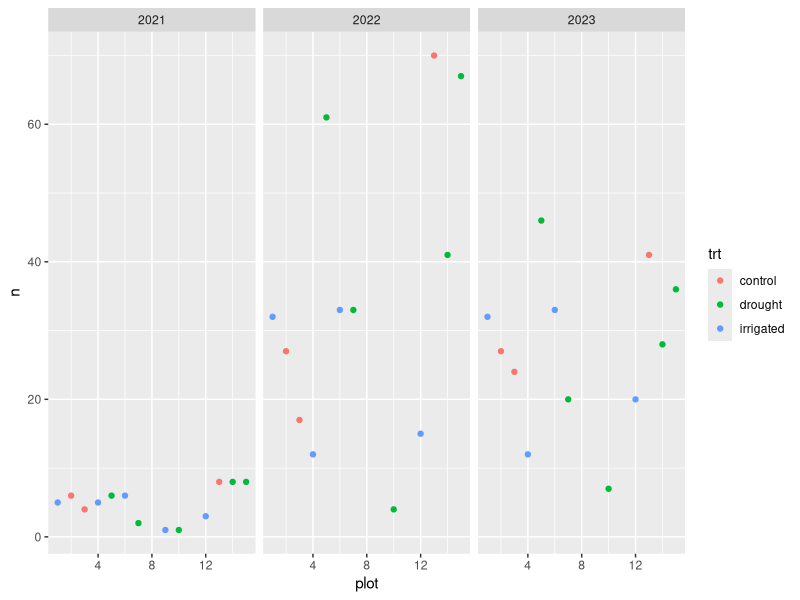
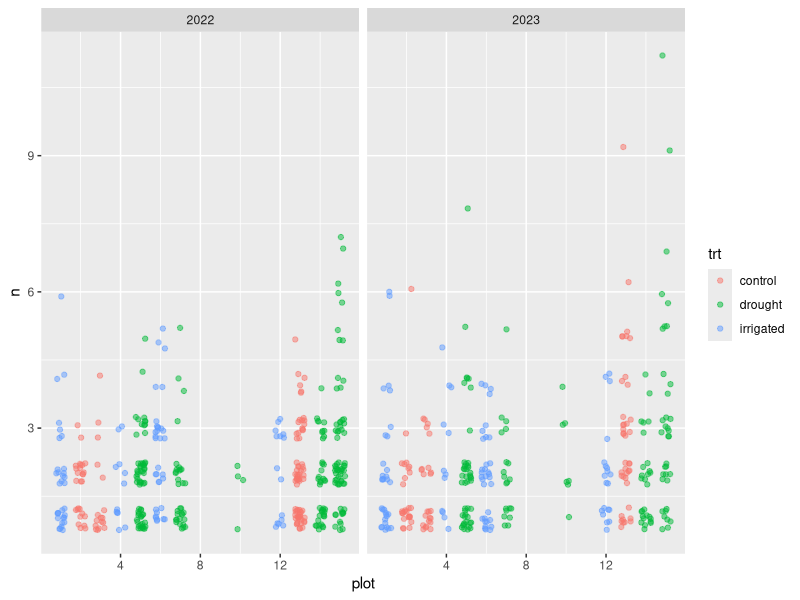
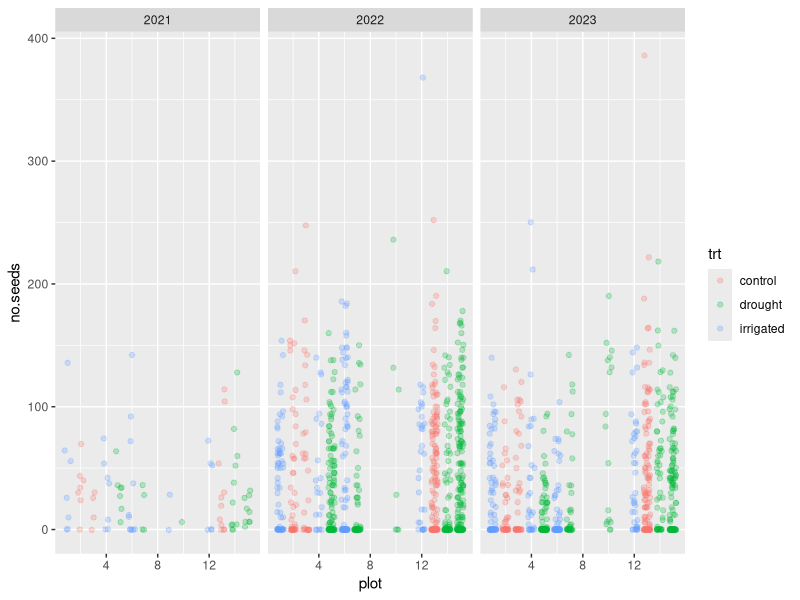
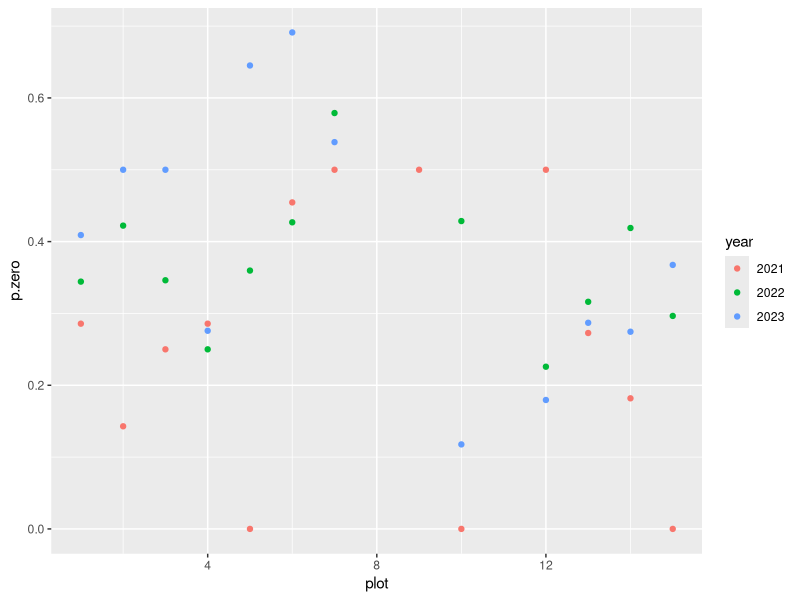
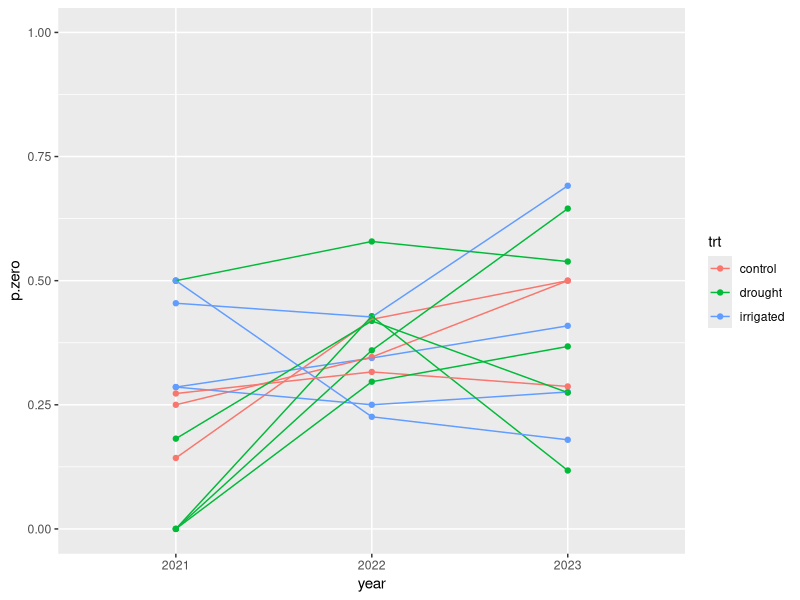
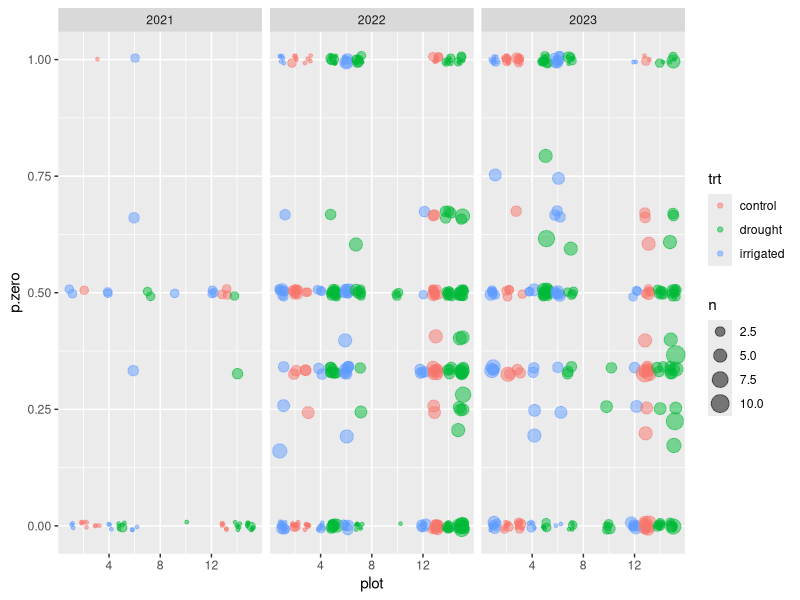
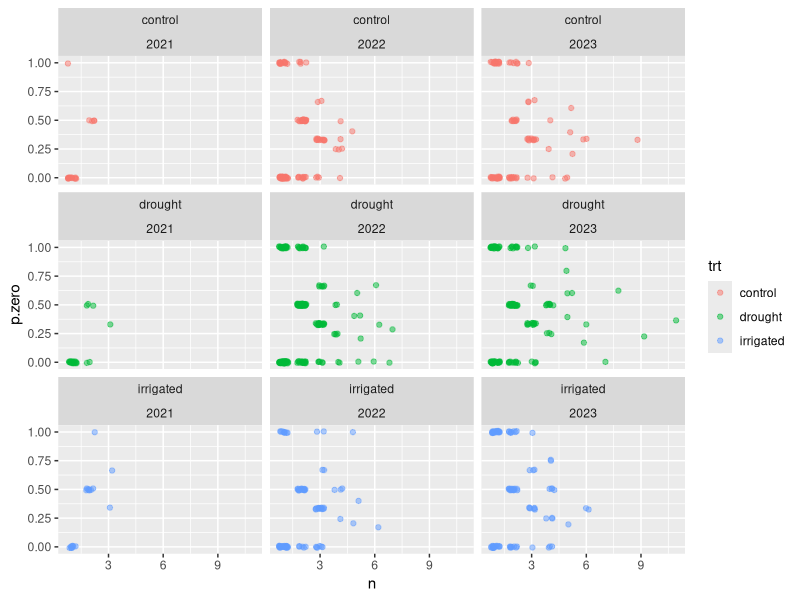
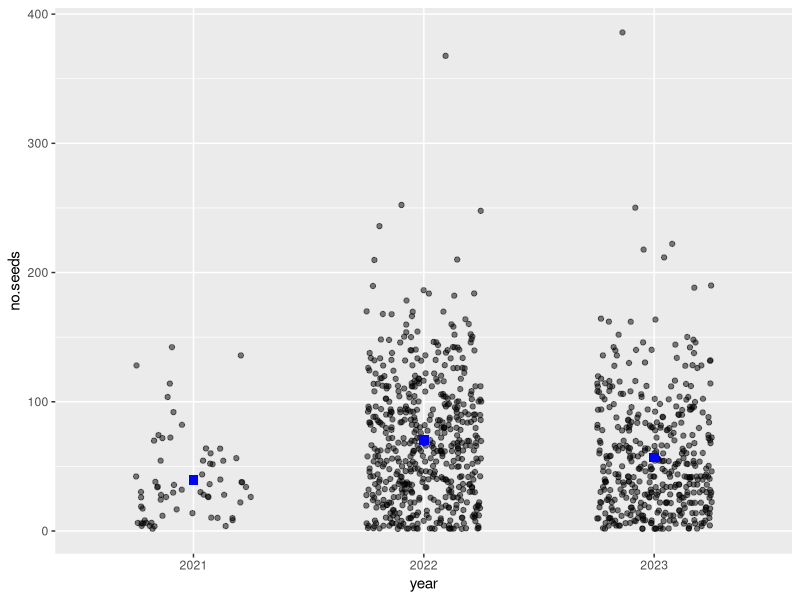

These figures' R source, in order: (Note: this script raises an error after producing the figures.)

##### Setup

# Loading packages
library(ggplot2)
library(dplyr)
library(tidyr)
library(lme4)
library(glmmTMB)

# This message is super annoying and I hate it
options(dplyr.summarise.inform = FALSE)

# Clearing namespace
rm(list = ls())

# Load in raw data
demo.seed = read.csv('01_data_cleaning/out/demo_seed_v1.csv')

head(demo.seed)

# Load in plot info
plot.info = read.csv('00_raw_data/plot_treatments.csv')

# Load in an invlogit wrapper
ilogit = function(x) (1+exp(-x))^(-1)

##### Do cleaning as needed

### Main concern is plantids (for getting individual plants...)

demo.seed %>% 
  distinct(plantid.seed, plantid.demo) %>% 
  group_by(ids.match = plantid.seed == plantid.demo) %>%
  summarise(n = n())
# yes... matching is unbelievably poor

# Actually this is probably not a problem... I trust the demoIDs
# (demoIDs should be identical across years)

### Other thing is what to do about plants that were listed as not flowering...
demo.seed %>%
  filter(!flowering.in.demo)
# ah good - it's a small number
# okay - most of these are dead, eaten, etc. umbels
# I say ignore them

demo.seed = demo.seed %>% filter(flowering.in.demo)
nrow(demo.seed)

### Guess I should also check for NAs

apply(demo.seed, 2, function(x) sum(is.na(x)))
# This is good actually! Number of leaves and leaf length numbers are small!
# Can exclude these maybe on a case-by-case basis for now.

# While here let's also merge in treatment data
demo.seed = merge(demo.seed, plot.info)

##### Assessments

### How often to plants appear in multiple years?

demo.seed %>%
  group_by(plantid.demo) %>%
  summarise(n.years = length(unique(year))) %>%
  group_by(n.years) %>%
  summarise(nn = n())
# okay - some plants appearing multiple times
# (would be good to look at variation in these - are they iid?)

##### Some visualizations, first

### Number of plants per plot per year

demo.seed %>%
  distinct(year, plot, trt, plantid.demo) %>%
  group_by(year, plot, trt) %>%
  summarise(n = n()) %>%
  ggplot(aes(x = plot, y = n, colour = trt)) +
  geom_point() +
  facet_wrap(~ year)

# Ah right - sampling effort was low in 2021

### Number of umbels counted per plant, per plot?

# We probably only want this for 2022-2023
demo.seed %>%
  filter(year > 2021) %>%
  group_by(year = factor(year), plot, plantid.demo, trt) %>%
  summarise(n = n()) %>%
  ggplot(aes(x = plot, y = n, colour = trt)) +
  geom_point(position = position_jitter(width = 0.25, height = 0.25), alpha = 0.5) +
  facet_wrap(~ year, nrow = 1)

# Seems like we have multiple umbels for the majority of plants in here (good)

### Okay... time to look at the distribution of seed counts
# (there will be tons of zeros due to death or florivory)

demo.seed %>%
  mutate(year = factor(year)) %>%
  ggplot(aes(x = plot, y = no.seeds, colour = trt)) +
  geom_point(position = position_jitter(width = 0.25), alpha = 0.25) +
  facet_wrap(~ year)

# Hmm... perhaps not as many zeroes as expected...

# Proportion of zeroes per plot per year
zeros.per.year = demo.seed %>%
  mutate(year = factor(year)) %>%
  group_by(year, plot, trt) %>%
  summarise(p.zero = mean(!no.seeds, na.rm = TRUE)) 
# (wait... why are there NAs in the no.seeds column...?)

zeros.per.year %>%
  ggplot(aes(x = plot, y = p.zero)) +
  geom_point(aes(colour = year))

# lmao this is kind of a silly plot

zeros.per.year %>%
  ggplot(aes(x = year, y = p.zero, colour = trt)) +
  geom_point() +
  geom_line(aes(group = plot)) +
  scale_y_continuous(limits = 0:1)
# actually not seeing very much consistency in treatments
# (treatment x year does look like there's something happening though)
# there is some clear variation across years
# (and it's quite high in 2022-2023)

# *although* it's possible that the sampling in 2021 excluded plants with dead or eaten umbels...
# (phen data could answer this, perhaps?)

### Distribution of zeros within plants
# Does the number of failed umbels *on a plant* vary by treatment? Or number of umbels produced?

zeros.per.plant = demo.seed %>%
  group_by(
    year = factor(year), 
    plot, 
    trt,
    plantid = plantid.demo
  ) %>%
  summarise(p.zero = mean(!no.seeds, na.rm = TRUE), n = n()) 

head(zeros.per.plant)

zeros.per.plant %>%
  ggplot(aes(x = plot, y = p.zero)) +
  geom_point(
    aes(size = n, colour = trt),
    position = position_jitter(width = 0.25),
    alpha = 0.5
  ) +
  facet_wrap(~ year)
# hmm... not seeing a ton of variation across years I guess
# but it does look like most plants have at least one failed umbel!

zeros.per.plant %>%
  ggplot(aes(x = n, y = p.zero)) +
  geom_point(
    aes(colour = trt),
    position = position_jitter(width = 0.25),
    alpha = 0.5
  ) +
  facet_wrap(trt ~ year)
# cool... no clear pattern is visible...

### Leaf characters vs. seed count...
# idk, probably want umble count in here as a mediator
# (could run models that control for this... seeds per umbel?)

##### Try some models?

# Okay lol I suppose it's time to remove the NAs...
demo.seed %>% filter(is.na(no.seeds))
demo.seed = demo.seed %>% filter(!is.na(no.seeds))

### Okay... first I guess is probability of getting zeros (because that is
### important! will want a zero-inflated model)

p.zero.0 = glmer(
  formula = is.zero ~ (1 | plot / plantid),
  data = demo.seed %>% mutate(is.zero = !no.seeds, isnt.zero = no.seeds > 0, plantid = plantid.demo),
  family = 'binomial'
)
# singularity... rats
# standard deviation of zero for plant within plot are all zero
# mis-specification somehow but I'm not sure how?
# (oh and the plot-level random effects sure do seem to show a treatment effect so far!)

p.zero.0 = glmer(
  formula = cbind(is.zero, isnt.zero) ~ (1 | plot),
  data = demo.seed %>% 
    group_by(plantid.demo, plot, year) %>%
    summarise(is.zero = sum(!no.seeds), isnt.zero = sum(no.seeds > 0)),
  family = 'binomial'
)

p.zero.0
ranef(p.zero.0)
# cool
# (but there should be a random effect of plantid due to repeated sampling...
# grrr...)
# (trying the above with a random effect of plantid though gives us the
# singularity again though lmao)

p.zero.y = glmer(
  formula = cbind(is.zero, isnt.zero) ~ year + (1 | plot),
  data = demo.seed %>% 
    group_by(plantid.demo, plot, year = factor(year)) %>%
    summarise(is.zero = sum(!no.seeds), isnt.zero = sum(no.seeds > 0)),
  family = 'binomial'
)

p.zero.y
summary(p.zero.y)
# (I forget if z-values are appropriate here for significance testing though lmao)

AIC(p.zero.y, p.zero.0)
# yes - year effects model is better!

# Okay let's get spicier and add in treatment effects!

p.zero.y.t = glmer(
  formula = cbind(is.zero, isnt.zero) ~ year + trt + (1 | plot),
  data = demo.seed %>% 
    group_by(plantid.demo, plot, year = factor(year), trt) %>%
    summarise(is.zero = sum(!no.seeds), isnt.zero = sum(no.seeds > 0)),
  family = 'binomial'
)

summary(p.zero.y.t)
# wow... no treatment effect?

AIC(p.zero.y.t, p.zero.y)
# stick with the year model!

# but is there a year x trt effect? hopefully not... check just in case

p.zero.yt = glmer(
  formula = cbind(is.zero, isnt.zero) ~ year*trt + (1 | plot),
  data = demo.seed %>% 
    group_by(plantid.demo, plot, year = factor(year), trt) %>%
    summarise(is.zero = sum(!no.seeds), isnt.zero = sum(no.seeds > 0)),
  family = 'binomial'
) # convergence issues...

summary(p.zero.yt) # definitely getting increased s.e. of coefs
AIC(p.zero.yt, p.zero.y.t)
# 

### Okay... let's see if the non-zero plants are Poisson?

non.zeros = demo.seed %>% 
  filter(no.seeds > 0) %>%
  mutate(year = factor(year))

nrow(non.zeros)

nz.seedcount.0 = glmer(
  formula = no.seeds ~ (1 | plot / plantid.demo),
  data = non.zeros,
  family = 'poisson'
)

nz.seedcount.0 # considerable within-plant variance!
# definitely looks like overdispersion though... ugh

nz.seedcount.0 = glmer.nb(
  formula = no.seeds ~ (1 | plot / plantid.demo),
  data = non.zeros
)
# ahhhhh
summary(nz.seedcount.0)
# the within-plant variance is suddenly super small...
# come on man! shit.

nz.seedcount.0 = glmer.nb(
  formula = no.seeds ~ (1 | plot),
  data = non.zeros
)
# no convergence issues here though
summary(nz.seedcount.0)
# hmm...
ranef(nz.seedcount.0)

nz.seedcount.y = glmer.nb(
  formula = no.seeds ~ year + (1 | plot),
  data = non.zeros
)

# cool
summary(nz.seedcount.y)
# cool cool
ranef(nz.seedcount.y)
# treatment effects look less certain here...

AIC(nz.seedcount.y, nz.seedcount.0)
# yep - year effects are definitely needed here

non.zeros = non.zeros %>%
  mutate(pred.y = exp(predict(nz.seedcount.y, newdata = ., re.form = NA)))

# Visualizing this model (for now - absent treatment effects!)
non.zeros %>%
  ggplot(aes(x = year)) +
  geom_point(aes(y = no.seeds), position = position_jitter(width = 0.25), alpha = 0.5) +
  geom_point(aes(y = pred.y), shape = 'square', size = 3, colour = 'blue')
# cool

non.zeros %>%
  ggplot(aes(x = year)) +
  geom_point(aes(y = no.seeds, colour = trt), position = position_jitter(width = 0.25), alpha = 0.5) +
  geom_point(aes(y = pred.y), shape = 'square', size = 3, colour = 'blue')
# treatment effects not super obvious here... but this is due to plot construction

# Model with treatment effect
nz.seedcount.y.t = glmer.nb(
  formula = no.seeds ~ year + trt + (1 | plot),
  data = non.zeros
)

summary(nz.seedcount.y.t)
# also no strong treatment effects here...
ranef(nz.seedcount.y.t)

# Add model predictions
non.zeros = non.zeros %>%
  mutate(pred.y.t = exp(predict(nz.seedcount.y.t, newdata = ., re.form = NA)))

head(non.zeros)

AIC(nz.seedcount.y.t, nz.seedcount.y)
# no effect of treatment here either!

# What about a model with interaction of year and treatment? just to make sure...

nz.seedcount.yt = glmer.nb(
  formula = no.seeds ~ year * trt + (1 | plot),
  data = non.zeros
)

AIC(nz.seedcount.yt, nz.seedcount.y.t, nz.seedcount.y)
# so again, only year effects!

### Try a zero-inflated model now.
# (should also try a hurdle... could see either being better though...)

# Let's just add factors to the dataset
demo.seed = demo.seed %>% mutate(year = factor(year))

# (Hopefully my glmmTMB version is cool? hmm...)

seedcount.0.zip = glmmTMB(
  formula = no.seeds ~ (1 | plot / plantid.demo),
  family = 'nbinom2',
  ziformula = ~ 1,
  data = demo.seed
) # so fast!

seedcount.0.zip

seedcount.y.zip = glmmTMB(
  formula = no.seeds ~ year + (1 | plot / plantid.demo),
  family = 'nbinom2',
  ziformula = ~ 1,
  data = demo.seed
)

AIC(seedcount.y.zip, seedcount.0.zip)
# seems like year is good for seed counts
# also check to see if year should be put into the zero-inflation...

seedcount.0.zip.0 = glmmTMB(
  formula = no.seeds ~ (1 | plot / plantid.demo),
  family = 'nbinom2',
  ziformula = ~ .,
  data = demo.seed
)

seedcount.y.zip.y = glmmTMB(
  formula = no.seeds ~ year + (1 | plot / plantid.demo),
  family = 'nbinom2',
  ziformula = ~ .,
  data = demo.seed
)

AIC(seedcount.y.zip.y, seedcount.y.zip, seedcount.0.zip.0)
# Good to include random effect structure in both portions
# (let's just plan on doing this throughout)

seedcount.y.t.zip.y.t = glmmTMB(
  formula = no.seeds ~ year + trt + (1 | plot / plantid.demo),
  family = 'nbinom2',
  ziformula = ~ .,
  data = demo.seed
)

AIC(seedcount.y.t.zip.y.t, seedcount.y.zip.y) # no improvement!

# If removing trt from the seed count, but keeping it in zero-inflation...

seedcount.y.zip.y.t = glmmTMB(
  formula = no.seeds ~ year + (1 | plot / plantid.demo),
  family = 'nbinom2',
  ziformula = ~ year + trt + (1 | plot / plantid.demo),
  data = demo.seed
)

AIC(seedcount.y.t.zip.y.t, seedcount.y.zip.y, seedcount.y.zip.y.t)
# hmm... seems slightly better!

seedcount.y.t.zip.y = glmmTMB(
  formula = no.seeds ~ year + trt + (1 | plot / plantid.demo),
  family = 'nbinom2',
  ziformula = ~ year + (1 | plot / plantid.demo),
  data = demo.seed
)
# what will happen...
AIC(seedcount.y.t.zip.y.t, seedcount.y.zip.y, 
    seedcount.y.zip.y.t, seedcount.y.t.zip.y)
# cool - keep treatment in the zero-inflation!

# Okay... try some interactions now
seedcount.y.zip.yt = glmmTMB(
  formula = no.seeds ~ year + (1 | plot / plantid.demo),
  family = 'nbinom2',
  ziformula = ~ year * trt + (1 | plot / plantid.demo),
  data = demo.seed
)

AIC(seedcount.y.zip.y, seedcount.y.zip.yt)
# no treatment effects anywhere!

# interactions?
seedcount.yt.zip.yt = glmmTMB(
  formula = no.seeds ~ year * trt + (1 | plot / plantid.demo),
  family = 'nbinom2',
  ziformula = ~ year * trt + (1 | plot / plantid.demo),
  data = demo.seed
)

AIC(seedcount.y.zip.y, seedcount.y.zip.yt, seedcount.yt.zip.yt)
# leave treatment out of seed set altogether

# Also do a check of hurdle model
seedcount.y.hdl.y = glmmTMB(
  formula = no.seeds ~ year + (1 | plot / plantid.demo),
  family = 'truncated_nbinom2',
  ziformula = ~ .,
  data = demo.seed
)

AIC(seedcount.y.hdl.y, seedcount.y.zip.y) # about the same... let's go with the hurdlews

# Look at random effects of the best model!
ranef(seedcount.y.zip.y)
# man these are tiny effects of individual for zero-inflation

### Evaluate model predictions

demo.seed = demo.seed %>%
  mutate(pred.y_y = exp(predict(seedcount.y.zip.y, newdata = ., re.form = NA)))

# To assess: seed counts ~ year, different lines for each treatment?

demo.seed %>%
  ggplot(aes(x = year)) +
  geom_point(
    aes(y = no.seeds, colour = trt),
    position = position_jitter(width = 0.25),
    alpha = 1/3
  ) +
  geom_point(aes(y = pred.y_y), shape = 0, size = 4) +
  geom_line(aes(y = pred.y_y, group = trt)) +
  labs(y = 'seeds/umbel') +
  facet_wrap(~ trt)
# interesting!

ggsave('02_data_exploration/figs/seeds_per_umbel.png', width = 8, height = 5)
